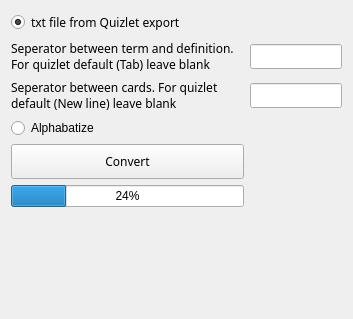
<?xml version="1.0" encoding="UTF-8"?>
<ui version="4.0">
 <class>ImportOptions</class>
 <widget class="QWidget" name="ImportOptions">
  <property name="geometry">
   <rect>
    <x>0</x>
    <y>0</y>
    <width>353</width>
    <height>319</height>
   </rect>
  </property>
  <property name="windowTitle">
   <string/>
  </property>
  <property name="styleSheet">
   <string notr="true">#ImportOptions { border-image: url(split_grey_background.jpg) 0 0 0 0 stretch stretch;}</string>
  </property>
  <layout class="QGridLayout" name="gridLayout">
   <item row="7" column="0">
    <widget class="QProgressBar" name="progressBar">
     <property name="value">
      <number>24</number>
     </property>
    </widget>
   </item>
   <item row="5" column="0">
    <widget class="QRadioButton" name="radioButtonAlphabatize">
     <property name="text">
      <string>Alphabatize</string>
     </property>
    </widget>
   </item>
   <item row="4" column="0">
    <widget class="QLabel" name="label">
     <property name="font">
      <font>
       <family>Menlo</family>
      </font>
     </property>
     <property name="text">
      <string>Seperator between cards. For quizlet default (New line) leave blank</string>
     </property>
     <property name="wordWrap">
      <bool>true</bool>
     </property>
    </widget>
   </item>
   <item row="0" column="0">
    <widget class="QRadioButton" name="radioButtonQuizletTxt">
     <property name="font">
      <font>
       <family>Menlo</family>
      </font>
     </property>
     <property name="text">
      <string>txt file from Quizlet export</string>
     </property>
     <property name="checked">
      <bool>true</bool>
     </property>
    </widget>
   </item>
   <item row="6" column="0">
    <widget class="QPushButton" name="pushButtonConvert">
     <property name="minimumSize">
      <size>
       <width>0</width>
       <height>35</height>
      </size>
     </property>
     <property name="font">
      <font>
       <family>Menlo</family>
      </font>
     </property>
     <property name="text">
      <string>Convert</string>
     </property>
    </widget>
   </item>
   <item row="2" column="0">
    <widget class="QLabel" name="label_2">
     <property name="font">
      <font>
       <family>Menlo</family>
      </font>
     </property>
     <property name="text">
      <string>Seperator between term and definition. For quizlet default (Tab) leave blank</string>
     </property>
     <property name="wordWrap">
      <bool>true</bool>
     </property>
    </widget>
   </item>
   <item row="2" column="1">
    <widget class="QLineEdit" name="lineEditFbSep">
     <property name="font">
      <font>
       <family>Menlo</family>
      </font>
     </property>
    </widget>
   </item>
   <item row="4" column="1">
    <widget class="QLineEdit" name="lineEditCardSep">
     <property name="font">
      <font>
       <family>Menlo</family>
      </font>
     </property>
     <property name="text">
      <string/>
     </property>
    </widget>
   </item>
   <item row="8" column="0">
    <widget class="QLabel" name="labelResult">
     <property name="text">
      <string/>
     </property>
    </widget>
   </item>
  </layout>
 </widget>
 <resources/>
 <connections/>
</ui>
